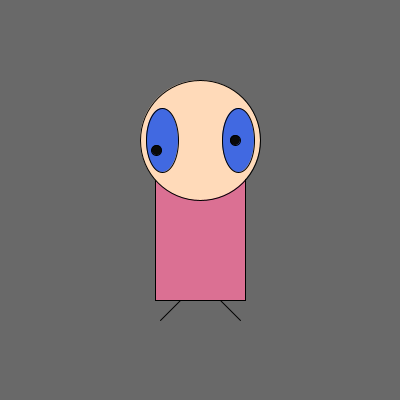
Frame 1 (no input)
Frame 60 (the mouse pressed at the canvas centre just before this capture): identical to frame 1, image omitted
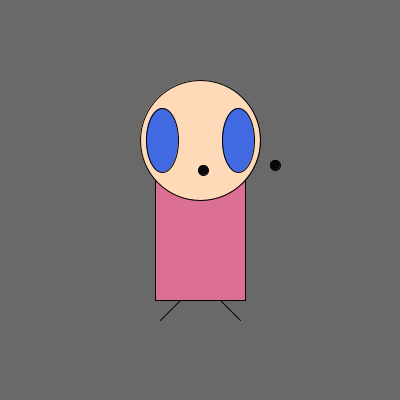
Frame 120 (the mouse held since frame 60 and released just before this capture)

The Processing sketch that drew these frames (run headless with seeded random() and noise(); from frame 60 on, the mouse is pressed at the canvas centre):

// Processing sketch: processing_48819
// ── processing_48819.pde


void setup () {
size(400,400);
smooth ();
}

void draw () {
background (105,105,105);

rectMode(CENTER);
fill (219,112,147);
rect(200,200,90,200);

fill (255,218,185);
ellipse(200,140,120,120);

fill (65,105,225);
ellipse(162,140,32,64); 
ellipse(238,140,32,64); 

line(180,300,160,320);
line(220,300,240,320);

//moving eyes
  fill (011);
  float ax = map(mouseX, 100, width, 180, 250);
  float ay = map(mouseY, 100, height, 160, 190);
 
  ellipse(ax,ay,10,10);
   
  float bx = map(mouseX, 0, width, 235, 315);
  float by = map(mouseY, 0, width, 140, 190);
   
  ellipse(bx,by,10,10);
}

void mousePressed () {
  if (mousePressed = true);
  fill (255,218,185);
  ellipse(162,140,32,64); 
  ellipse(238,140,32,64);
}
